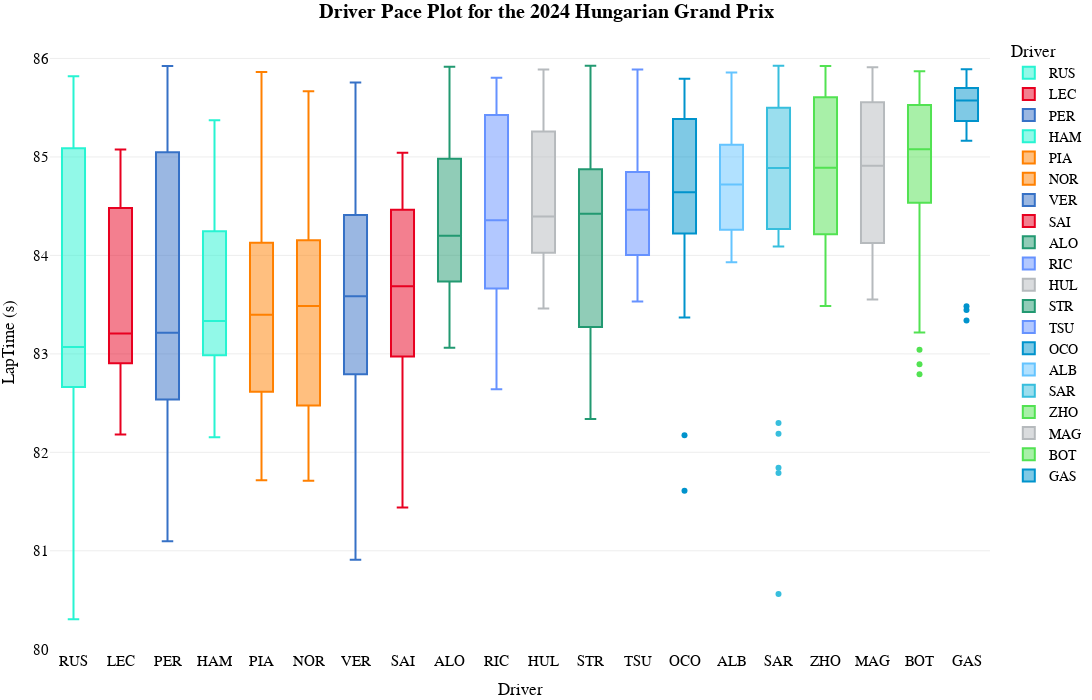

The notebook cell saved with this chart:
### Code cell
fig=px.box(
    transformed_laps.sort_values(by=["median","LapNumber"]),
    x="Driver",
    y="LapTime (s)",
    color='Driver',
    template="xgridoff",
    title="<b>Driver Pace Plot for the {} {}</b>".format(year,gp),
    # palette=team_palette,
    # whiskerprops=dict(color="white"),
    # boxprops=dict(edgecolor="white"),
    # medianprops=dict(color="grey"),
    # capprops=dict(color="white"),
    height=700, width=1200,

color_discrete_map={
                 "ALB": "#64C4FF",
                 "ALO": "#229971",
                 "BOT": "#52e252",
                 "GAS": "#0093cc",
                 "HAM": "#27F4D2",
                 "HUL": "#B6BABD",
                 "LEC": "#E80020",
                 "MAG": "#B6BABD",
                 "NOR": "#FF8000",
                 "OCO": "#0093cc",
                 "PER": "#3671C6",
                 "PIA": "#FF8000",
                 "RIC": "#6692FF",
                 "RUS": "#27F4D2",
                 "SAI": "#E80020",
                 "SAR": "#37BEDD",
                 "STR": "#229971",
                 "TSU": "#6692FF",
                 "VER": "#3671C6",
                 "ZHO": "#52e252"
          }
)
fig.update_traces(opacity=1)
fig.update_layout(
    title_x=0.5,
    hoverlabel=dict(
    bgcolor="white",
    font_size=16,
    font_family="PT Sans Narrow"
    ),
    yaxis = dict(tickfont = dict(size=15)),
    xaxis = dict(tickfont = dict(size=15)),
    font=dict(
        family="PT Sans Narrow",
        size=14,
        color="Black"
    ),
    title_font_family="PT Sans Narrow",
    margin=dict(l=50, r=5, t=35, b=50)
)
fig.show()

### Figure 1 — Plotly figure (JSON) as saved in the notebook; plotly's stock layout.template omitted (floating-point values rounded to 4 significant figures)
{"data": [{"alignmentgroup": "True", "hovertemplate": "Driver=%{x}<br>LapTime (s)=%{y}<extra></extra>", "legendgroup": "RUS", "marker": {"color": "#27F4D2"}, "name": "RUS", "notched": false, "offsetgroup": "RUS", "opacity": 1, "orientation": "v", "showlegend": true, "type": "box", "x": ["RUS", "RUS", "RUS", "RUS", "RUS", "RUS", "RUS", "RUS", "RUS", "RUS", "RUS", "RUS", "RUS", "RUS", "RUS", "RUS", "RUS", "RUS", "RUS", "RUS", "RUS", "RUS", "RUS", "RUS", "RUS", "RUS", "RUS", "RUS", "RUS", "RUS", "RUS", "RUS", "RUS", "RUS", "RUS", "RUS", "RUS", "RUS", "RUS", "RUS", "RUS", "RUS", "RUS", "RUS", "RUS", "RUS", "RUS", "RUS", "RUS", "RUS", "RUS", "RUS", "RUS", "RUS", "RUS", "RUS", "RUS", "RUS", "RUS"], "x0": " ", "xaxis": "x", "y": [84.57, 85.16, 84.84, 85.06, 85.25, 85.09, 85.33, 85.74, 85.21, 85.3, 84.72, 85.09, 84.87, 84.75, 85.19, 85.0, 84.85, 85.41, 85.77, 85.65, 85.82, 84.76, 85.08, 85.41, 82.52, 82.85, 82.83, 82.81, 82.28, 82.21, 82.61, 82.57, 82.91, 82.86, 82.88, 83.34, 83.1, 83.02, 82.69, 82.61, 82.71, 82.92, 85.33, 80.31, 81.02, 81.3, 81.56, 81.71, 82.16, 83, 82.16, 82.19, 82.93, 82.96, 83.07, 82.66, 82.69, 83.58, 84.06], "y0": " ", "yaxis": "y"}, {"alignmentgroup": "True", "hovertemplate": "Driver=%{x}<br>LapTime (s)=%{y}<extra></extra>", "legendgroup": "LEC", "marker": {"color": "#E80020"}, "name": "LEC", "notched": false, "offsetgroup": "LEC", "opacity": 1, "orientation": "v", "showlegend": true, "type": "box", "x": ["LEC", "LEC", "LEC", "LEC", "LEC", "LEC", "LEC", "LEC", "LEC", "LEC", "LEC", "LEC", "LEC", "LEC", "LEC", "LEC", "LEC", "LEC", "LEC", "LEC", "LEC", "LEC", "LEC", "LEC", "LEC", "LEC", "LEC", "LEC", "LEC", "LEC", "LEC", "LEC", "LEC", "LEC", "LEC", "LEC", "LEC", "LEC", "LEC", "LEC", "LEC", "LEC", "LEC", "LEC", "LEC", "LEC", "LEC", "LEC", "LEC", "LEC", "LEC", "LEC", "LEC", "LEC", "LEC", "LEC", "LEC", "LEC", "LEC", "LEC", "LEC", "LEC", "LEC", "LEC", "LEC"], "x0": " ", "xaxis": "x", "y": [85.08, 84.65, 84.55, 84.11, 84.12, 84.03, 84.38, 84.31, 84.6, 84.63, 84.41, 84.64, 84.83, 84.85, 84.89, 84.85, 84.71, 84.62, 84.51, 84.53, 84.47, 83.07, 83.3, 82.89, 82.36, 82.18, 82.7, 82.78, 82.8, 83.07, 83.21, 83.84, 84.12, 84.08, 84.91, 84.45, 82.76, 82.97, 83.19, 83.04, 82.92, 83.38, 83.05, 82.67, 82.73, 82.91, 82.83, 82.83, 82.3, 82.96, 83.02, 84.63, 83.59, 82.57, 82.58, 82.89, 83.12, 82.98, 83.39, 83.06, 83.39, 83.03, 82.87, 83.12, 83.11], "y0": " ", "yaxis": "y"}, {"alignmentgroup": "True", "hovertemplate": "Driver=%{x}<br>LapTime (s)=%{y}<extra></extra>", "legendgroup": "PER", "marker": {"color": "#3671C6"}, "name": "PER", "notched": false, "offsetgroup": "PER", "opacity": 1, "orientation": "v", "showlegend": true, "type": "box", "x": ["PER", "PER", "PER", "PER", "PER", "PER", "PER", "PER", "PER", "PER", "PER", "PER", "PER", "PER", "PER", "PER", "PER", "PER", "PER", "PER", "PER", "PER", "PER", "PER", "PER", "PER", "PER", "PER", "PER", "PER", "PER", "PER", "PER", "PER", "PER", "PER", "PER", "PER", "PER", "PER", "PER", "PER", "PER", "PER", "PER", "PER", "PER", "PER", "PER", "PER", "PER", "PER", "PER", "PER", "PER", "PER", "PER", "PER", "PER", "PER"], "x0": " ", "xaxis": "x", "y": [85.24, 85.05, 84.2, 84.85, 85.01, 85.13, 85.19, 85.92, 85.3, 85.36, 84.88, 85.19, 84.89, 84.83, 85.04, 85.12, 85.19, 85.37, 85.68, 85.55, 85.52, 82.61, 82.82, 82.54, 82.94, 84.42, 82.92, 84.5, 82.2, 82.75, 82.58, 82.91, 82.54, 82.73, 82.92, 82.93, 83.58, 85.88, 81.1, 81.3, 81.6, 81.58, 81.7, 81.58, 81.62, 81.9, 81.94, 82.15, 82.44, 82.64, 82.44, 82.06, 82.89, 83.42, 84.17, 83.17, 83.26, 83.02, 83.52, 83.45], "y0": " ", "yaxis": "y"}, {"alignmentgroup": "True", "hovertemplate": "Driver=%{x}<br>LapTime (s)=%{y}<extra></extra>", "legendgroup": "HAM", "marker": {"color": "#27F4D2"}, "name": "HAM", "notched": false, "offsetgroup": "HAM", "opacity": 1, "orientation": "v", "showlegend": true, "type": "box", "x": ["HAM", "HAM", "HAM", "HAM", "HAM", "HAM", "HAM", "HAM", "HAM", "HAM", "HAM", "HAM", "HAM", "HAM", "HAM", "HAM", "HAM", "HAM", "HAM", "HAM", "HAM", "HAM", "HAM", "HAM", "HAM", "HAM", "HAM", "HAM", "HAM", "HAM", "HAM", "HAM", "HAM", "HAM", "HAM", "HAM", "HAM", "HAM", "HAM", "HAM", "HAM", "HAM", "HAM", "HAM", "HAM", "HAM", "HAM", "HAM", "HAM", "HAM", "HAM", "HAM", "HAM", "HAM", "HAM", "HAM", "HAM", "HAM", "HAM", "HAM", "HAM", "HAM", "HAM", "HAM", "HAM"], "x0": " ", "xaxis": "x", "y": [84.83, 84.68, 84.28, 84.0, 84.15, 84.19, 84.23, 84.37, 84.63, 84.38, 84.39, 84.7, 84.74, 84.56, 83.35, 83.2, 83.33, 83.47, 83.18, 83.62, 83.7, 83.14, 83.33, 83.48, 83.31, 83.34, 83.48, 83.58, 83.53, 84.12, 84.36, 85.12, 84.53, 84.66, 85.37, 84.8, 82.52, 83.07, 83.13, 82.97, 82.94, 83.1, 83.09, 82.91, 82.67, 82.99, 83.02, 82.58, 82.15, 82.59, 83.01, 82.89, 82.24, 82.36, 82.84, 83.18, 83.26, 83.78, 83.1, 83.51, 82.52, 82.84, 82.86, 83.09, 82.95], "y0": " ", "yaxis": "y"}, {"alignmentgroup": "True", "hovertemplate": "Driver=%{x}<br>LapTime (s)=%{y}<extra></extra>", "legendgroup": "PIA", "marker": {"color": "#FF8000"}, "name": "PIA", "notched": false, "offsetgroup": "PIA", "opacity": 1, "orientation": "v", "showlegend": true, "type": "box", "x": ["PIA", "PIA", "PIA", "PIA", "PIA", "PIA", "PIA", "PIA", "PIA", "PIA", "PIA", "PIA", "PIA", "PIA", "PIA", "PIA", "PIA", "PIA", "PIA", "PIA", "PIA", "PIA", "PIA", "PIA", "PIA", "PIA", "PIA", "PIA", "PIA", "PIA", "PIA", "PIA", "PIA", "PIA", "PIA", "PIA", "PIA", "PIA", "PIA", "PIA", "PIA", "PIA", "PIA", "PIA", "PIA", "PIA", "PIA", "PIA", "PIA", "PIA", "PIA", "PIA", "PIA", "PIA", "PIA", "PIA", "PIA", "PIA", "PIA", "PIA", "PIA", "PIA", "PIA", "PIA", "PIA"], "x0": " ", "xaxis": "x", "y": [84.04, 84.4, 84.11, 83.8, 83.85, 84.11, 83.89, 84.21, 84.26, 84.06, 83.89, 83.89, 84.68, 84.3, 84.24, 84.25, 83.6, 83.47, 83.27, 83.1, 83.09, 82.96, 82.65, 82.75, 82.79, 82.7, 83.04, 83.17, 83.4, 85.86, 84.73, 84.56, 84.19, 84.38, 84.17, 84.24, 83.76, 83.95, 84.07, 84.2, 84.03, 84.1, 84.21, 82.39, 81.86, 81.72, 81.86, 82.37, 82.16, 81.86, 82.19, 82.5, 82.43, 82.01, 82.54, 82.06, 82.16, 82.46, 83.06, 82.77, 82.64, 82.62, 83.0, 82.6, 82.93], "y0": " ", "yaxis": "y"}, {"alignmentgroup": "True", "hovertemplate": "Driver=%{x}<br>LapTime (s)=%{y}<extra></extra>", "legendgroup": "NOR", "marker": {"color": "#FF8000"}, "name": "NOR", "notched": false, "offsetgroup": "NOR", "opacity": 1, "orientation": "v", "showlegend": true, "type": "box", "x": ["NOR", "NOR", "NOR", "NOR", "NOR", "NOR", "NOR", "NOR", "NOR", "NOR", "NOR", "NOR", "NOR", "NOR", "NOR", "NOR", "NOR", "NOR", "NOR", "NOR", "NOR", "NOR", "NOR", "NOR", "NOR", "NOR", "NOR", "NOR", "NOR", "NOR", "NOR", "NOR", "NOR", "NOR", "NOR", "NOR", "NOR", "NOR", "NOR", "NOR", "NOR", "NOR", "NOR", "NOR", "NOR", "NOR", "NOR", "NOR", "NOR", "NOR", "NOR", "NOR", "NOR", "NOR", "NOR", "NOR", "NOR", "NOR", "NOR", "NOR", "NOR", "NOR", "NOR", "NOR"], "x0": " ", "xaxis": "x", "y": [84.24, 84.39, 83.63, 83.8, 84.05, 84.08, 84.03, 84.22, 84.51, 84.25, 84.04, 84.34, 84.37, 84.33, 84.3, 83.78, 83.45, 83.66, 83.51, 83.42, 83.35, 83.06, 83.01, 82.87, 82.86, 82.82, 83.32, 83.25, 83.46, 83.99, 84.15, 84.2, 84.1, 84.25, 84.15, 84.19, 84.08, 84.19, 84.0, 84.06, 84.43, 83.29, 81.95, 82.11, 81.71, 81.98, 82.43, 81.89, 81.82, 82.17, 82.17, 82.22, 81.93, 82.22, 81.8, 81.89, 81.88, 82.6, 82.47, 82.48, 82.62, 85.67, 82.86, 84.0], "y0": " ", "yaxis": "y"}, {"alignmentgroup": "True", "hovertemplate": "Driver=%{x}<br>LapTime (s)=%{y}<extra></extra>", "legendgroup": "VER", "marker": {"color": "#3671C6"}, "name": "VER", "notched": false, "offsetgroup": "VER", "opacity": 1, "orientation": "v", "showlegend": true, "type": "box", "x": ["VER", "VER", "VER", "VER", "VER", "VER", "VER", "VER", "VER", "VER", "VER", "VER", "VER", "VER", "VER", "VER", "VER", "VER", "VER", "VER", "VER", "VER", "VER", "VER", "VER", "VER", "VER", "VER", "VER", "VER", "VER", "VER", "VER", "VER", "VER", "VER", "VER", "VER", "VER", "VER", "VER", "VER", "VER", "VER", "VER", "VER", "VER", "VER", "VER", "VER", "VER", "VER", "VER", "VER", "VER", "VER", "VER", "VER", "VER", "VER", "VER", "VER", "VER"], "x0": " ", "xaxis": "x", "y": [84.03, 84.08, 83.98, 84.25, 84.38, 84.29, 84.44, 84.51, 84.37, 84.42, 84.77, 84.75, 84.54, 84.78, 84.69, 84.69, 84.52, 84.5, 82.77, 82.79, 82.78, 82.72, 82.66, 82.76, 82.81, 83.15, 83.42, 83.13, 83.58, 84.28, 85.76, 84.08, 84.49, 85.54, 84.67, 85.0, 83.22, 83.39, 83.39, 83.72, 83.83, 84.0, 84.23, 84.25, 80.91, 81.17, 82.09, 82.29, 82.99, 82.77, 82.63, 82.19, 81.87, 82.48, 82.76, 83.09, 83.76, 82.8, 83.0, 82.83, 83.2, 83.18, 83.25], "y0": " ", "yaxis": "y"}, {"alignmentgroup": "True", "hovertemplate": "Driver=%{x}<br>LapTime (s)=%{y}<extra></extra>", "legendgroup": "SAI", "marker": {"color": "#E80020"}, "name": "SAI", "notched": false, "offsetgroup": "SAI", "opacity": 1, "orientation": "v", "showlegend": true, "type": "box", "x": ["SAI", "SAI", "SAI", "SAI", "SAI", "SAI", "SAI", "SAI", "SAI", "SAI", "SAI", "SAI", "SAI", "SAI", "SAI", "SAI", "SAI", "SAI", "SAI", "SAI", "SAI", "SAI", "SAI", "SAI", "SAI", "SAI", "SAI", "SAI", "SAI", "SAI", "SAI", "SAI", "SAI", "SAI", "SAI", "SAI", "SAI", "SAI", "SAI", "SAI", "SAI", "SAI", "SAI", "SAI", "SAI", "SAI", "SAI", "SAI", "SAI", "SAI", "SAI", "SAI", "SAI", "SAI", "SAI", "SAI", "SAI", "SAI", "SAI", "SAI", "SAI", "SAI", "SAI", "SAI"], "x0": " ", "xaxis": "x", "y": [84.87, 85.04, 84.52, 84.53, 84.05, 84.41, 84.29, 84.61, 84.66, 84.56, 84.99, 84.93, 84.82, 84.88, 85.02, 84.85, 84.77, 84.79, 84.0, 83.71, 84.61, 83.92, 83.23, 82.91, 82.92, 83.02, 82.93, 83.05, 83.27, 83.49, 83.77, 83.78, 83.98, 83.69, 83.56, 84.07, 83.88, 83.65, 83.87, 84.09, 84.12, 84.08, 82.1, 81.56, 81.87, 82.19, 81.44, 81.49, 81.75, 82.23, 82.46, 83.61, 82.28, 82.5, 82.72, 82.87, 83.41, 83.68, 83.39, 83.27, 83.09, 83.1, 83.08, 83.34], "y0": " ", "yaxis": "y"}, {"alignmentgroup": "True", "hovertemplate": "Driver=%{x}<br>LapTime (s)=%{y}<extra></extra>", "legendgroup": "ALO", "marker": {"color": "#229971"}, "name": "ALO", "notched": false, "offsetgroup": "ALO", "opacity": 1, "orientation": "v", "showlegend": true, "type": "box", "x": ["ALO", "ALO", "ALO", "ALO", "ALO", "ALO", "ALO", "ALO", "ALO", "ALO", "ALO", "ALO", "ALO", "ALO", "ALO", "ALO", "ALO", "ALO", "ALO", "ALO", "ALO", "ALO", "ALO", "ALO", "ALO", "ALO", "ALO", "ALO", "ALO", "ALO", "ALO", "ALO", "ALO", "ALO", "ALO", "ALO", "ALO", "ALO", "ALO", "ALO", "ALO", "ALO", "ALO", "ALO", "ALO", "ALO", "ALO", "ALO", "ALO", "ALO", "ALO", "ALO", "ALO", "ALO", "ALO", "ALO", "ALO", "ALO", "ALO"], "x0": " ", "xaxis": "x", "y": [85.85, 84.97, 85.17, 84.63, 84.81, 85.41, 84.94, 85.38, 85.57, 85.64, 84.99, 85.08, 84.81, 85.22, 85.16, 85.9, 85.38, 85.89, 84.7, 83.79, 84.34, 84.32, 84.06, 84.4, 84.71, 84.71, 84.7, 83.58, 83.79, 83.9, 83.46, 84.05, 84.08, 83.63, 83.77, 83.73, 83.88, 83.63, 83.48, 83.43, 83.06, 83.14, 83.17, 83.11, 83.33, 83.33, 83.29, 83.64, 83.75, 84.0, 83.91, 84.2, 84.69, 85.92, 84.58, 84.17, 84.09, 84.08, 85.45], "y0": " ", "yaxis": "y"}, {"alignmentgroup": "True", "hovertemplate": "Driver=%{x}<br>LapTime (s)=%{y}<extra></extra>", "legendgroup": "RIC", "marker": {"color": "#6692FF"}, "name": "RIC", "notched": false, "offsetgroup": "RIC", "opacity": 1, "orientation": "v", "showlegend": true, "type": "box", "x": ["RIC", "RIC", "RIC", "RIC", "RIC", "RIC", "RIC", "RIC", "RIC", "RIC", "RIC", "RIC", "RIC", "RIC", "RIC", "RIC", "RIC", "RIC", "RIC", "RIC", "RIC", "RIC", "RIC", "RIC", "RIC", "RIC", "RIC", "RIC", "RIC", "RIC", "RIC", "RIC", "RIC", "RIC", "RIC", "RIC", "RIC", "RIC", "RIC", "RIC", "RIC", "RIC", "RIC", "RIC", "RIC", "RIC", "RIC", "RIC", "RIC", "RIC", "RIC", "RIC", "RIC", "RIC", "RIC"], "x0": " ", "xaxis": "x", "y": [85.72, 84.71, 85.14, 84.91, 84.81, 85.27, 85.38, 85.67, 85.53, 85.8, 85.63, 85.47, 85.57, 85.4, 85.66, 85.61, 85.25, 85.69, 82.64, 83.1, 83.61, 85.79, 83.83, 83.66, 83.64, 83.69, 84.0, 85.35, 84.05, 84.34, 84.48, 85.18, 83.98, 83.97, 83.84, 83.9, 84.01, 83.64, 83.55, 83.56, 83.44, 83.29, 83.2, 85.43, 83.62, 83.56, 83.47, 83.83, 83.9, 83.92, 84.36, 85.46, 84.85, 84.94, 85.53], "y0": " ", "yaxis": "y"}, {"alignmentgroup": "True", "hovertemplate": "Driver=%{x}<br>LapTime (s)=%{y}<extra></extra>", "legendgroup": "HUL", "marker": {"color": "#B6BABD"}, "name": "HUL", "notched": false, "offsetgroup": "HUL", "opacity": 1, "orientation": "v", "showlegend": true, "type": "box", "x": ["HUL", "HUL", "HUL", "HUL", "HUL", "HUL", "HUL", "HUL", "HUL", "HUL", "HUL", "HUL", "HUL", "HUL", "HUL", "HUL", "HUL", "HUL", "HUL", "HUL", "HUL", "HUL", "HUL", "HUL", "HUL", "HUL", "HUL", "HUL", "HUL", "HUL", "HUL", "HUL", "HUL", "HUL", "HUL", "HUL", "HUL", "HUL", "HUL", "HUL", "HUL", "HUL", "HUL", "HUL", "HUL", "HUL", "HUL", "HUL", "HUL", "HUL", "HUL", "HUL", "HUL"], "x0": " ", "xaxis": "x", "y": [83.51, 84.21, 84.69, 85.0, 84.83, 85.23, 84.98, 84.79, 85.06, 85.28, 85.14, 85.08, 85.89, 85.53, 85.28, 85.31, 85.42, 85.69, 85.82, 85.64, 83.92, 83.77, 84.1, 83.79, 84.05, 84.02, 84.03, 84.21, 84.31, 84.18, 84.04, 84.37, 84.68, 83.61, 84.39, 85.42, 84.11, 83.85, 84.03, 83.88, 83.56, 83.46, 83.6, 83.74, 83.97, 85.02, 84.1, 84.28, 85.49, 85.25, 85.64, 84.97, 85.29], "y0": " ", "yaxis": "y"}, {"alignmentgroup": "True", "hovertemplate": "Driver=%{x}<br>LapTime (s)=%{y}<extra></extra>", "legendgroup": "STR", "marker": {"color": "#229971"}, "name": "STR", "notched": false, "offsetgroup": "STR", "opacity": 1, "orientation": "v", "showlegend": true, "type": "box", "x": ["STR", "STR", "STR", "STR", "STR", "STR", "STR", "STR", "STR", "STR", "STR", "STR", "STR", "STR", "STR", "STR", "STR", "STR", "STR", "STR", "STR", "STR", "STR", "STR", "STR", "STR", "STR", "STR", "STR", "STR", "STR", "STR", "STR", "STR", "STR", "STR", "STR", "STR", "STR", "STR", "STR", "STR", "STR", "STR", "STR", "STR", "STR", "STR", "STR", "STR", "STR", "STR", "STR", "STR", "STR", "STR", "STR", "STR", "STR", "STR"], "x0": " ", "xaxis": "x", "y": [85.93, 85.84, 84.81, 84.4, 84.6, 84.93, 84.76, 84.81, 85.37, 84.32, 85.63, 85.01, 85.12, 84.75, 85.06, 84.81, 85.8, 85.56, 85.74, 84.9, 84.41, 84.18, 84.44, 84.23, 84.74, 84.85, 84.5, 85.8, 84.94, 85.62, 84.33, 84.38, 84.44, 84.46, 84.59, 84.75, 82.84, 82.34, 82.78, 82.63, 83.07, 82.67, 82.83, 82.94, 82.65, 82.79, 82.93, 83.05, 83.02, 83.36, 83.02, 83.58, 83.83, 83.77, 83.18, 83.42, 83.76, 83.79, 84.39, 84.44], "y0": " ", "yaxis": "y"}, {"alignmentgroup": "True", "hovertemplate": "Driver=%{x}<br>LapTime (s)=%{y}<extra></extra>", "legendgroup": "TSU", "marker": {"color": "#6692FF"}, "name": "TSU", "notched": false, "offsetgroup": "TSU", "opacity": 1, "orientation": "v", "showlegend": true, "type": "box", "x": ["TSU", "TSU", "TSU", "TSU", "TSU", "TSU", "TSU", "TSU", "TSU", "TSU", "TSU", "TSU", "TSU", "TSU", "TSU", "TSU", "TSU", "TSU", "TSU", "TSU", "TSU", "TSU", "TSU", "TSU", "TSU", "TSU", "TSU", "TSU", "TSU", "TSU", "TSU", "TSU", "TSU", "TSU", "TSU", "TSU", "TSU", "TSU", "TSU", "TSU", "TSU", "TSU", "TSU", "TSU", "TSU", "TSU", "TSU", "TSU", "TSU", "TSU", "TSU", "TSU", "TSU", "TSU", "TSU", "TSU", "TSU", "TSU", "TSU", "TSU"], "x0": " ", "xaxis": "x", "y": [85.89, 84.55, 84.63, 84.54, 84.69, 84.64, 84.72, 85.31, 85.37, 84.8, 84.9, 85.09, 85.38, 85.26, 85.47, 85.55, 85.26, 85.65, 85.76, 85.79, 83.85, 83.75, 85.2, 84.09, 84.08, 84.67, 85.25, 84.51, 84.63, 84.27, 84.41, 84.34, 84.58, 84.59, 84.58, 84.11, 84.1, 84.69, 84.1, 84.0, 83.83, 83.64, 83.7, 83.56, 83.66, 83.59, 83.53, 83.84, 83.92, 83.79, 83.73, 83.75, 84.01, 84.22, 84.15, 84.06, 84.22, 84.31, 84.34, 84.74], "y0": " ", "yaxis": "y"}, {"alignmentgroup": "True", "hovertemplate": "Driver=%{x}<br>LapTime (s)=%{y}<extra></extra>", "legendgroup": "OCO", "marker": {"color": "#0093cc"}, "name": "OCO", "notched": false, "offsetgroup": "OCO", "opacity": 1, "orientation": "v", "showlegend": true, "type": "box", "x": ["OCO", "OCO", "OCO", "OCO", "OCO", "OCO", "OCO", "OCO", "OCO", "OCO", "OCO", "OCO", "OCO", "OCO", "OCO", "OCO", "OCO", "OCO", "OCO", "OCO", "OCO", "OCO", "OCO", "OCO", "OCO", "OCO", "OCO", "OCO", "OCO", "OCO", "OCO", "OCO", "OCO", "OCO", "OCO", "OCO", "OCO", "OCO", "OCO", "OCO", "OCO", "OCO", "OCO", "OCO", "OCO", "OCO", "OCO", "OCO", "OCO", "OCO", "OCO", "OCO"], "x0": " ", "xaxis": "x", "y": [84.29, 84.61, 85.06, 84.86, 85.04, 85.3, 85.25, 85.74, 85.78, 85.63, 85.24, 85.66, 85.47, 85.52, 85.59, 85.53, 85.46, 85.67, 85.8, 84.94, 84.53, 85.28, 84.11, 84.18, 84.22, 84.43, 84.22, 84.24, 84.24, 84.45, 84.38, 84.18, 84.18, 84.24, 84.1, 84.16, 84.11, 84.06, 85.31, 85.62, 84.48, 84.64, 84.83, 84.86, 84.64, 84.64, 85.14, 85.75, 81.61, 82.17, 84.13, 83.37], "y0": " ", "yaxis": "y"}, {"alignmentgroup": "True", "hovertemplate": "Driver=%{x}<br>LapTime (s)=%{y}<extra></extra>", "legendgroup": "ALB", "marker": {"color": "#64C4FF"}, "name": "ALB", "notched": false, "offsetgroup": "ALB", "opacity": 1, "orientation": "v", "showlegend": true, "type": "box", "x": ["ALB", "ALB", "ALB", "ALB", "ALB", "ALB", "ALB", "ALB", "ALB", "ALB", "ALB", "ALB", "ALB", "ALB", "ALB", "ALB", "ALB", "ALB", "ALB", "ALB", "ALB", "ALB", "ALB", "ALB", "ALB", "ALB", "ALB", "ALB", "ALB", "ALB", "ALB", "ALB", "ALB", "ALB", "ALB", "ALB", "ALB", "ALB", "ALB", "ALB", "ALB", "ALB", "ALB", "ALB", "ALB", "ALB", "ALB", "ALB", "ALB", "ALB", "ALB", "ALB", "ALB", "ALB"], "x0": " ", "xaxis": "x", "y": [84.62, 84.89, 85.11, 84.57, 84.89, 85.38, 85.07, 85.13, 85.5, 85.65, 85.2, 85.39, 85.12, 85.35, 85.59, 85.54, 85.84, 85.86, 83.93, 84.03, 84.03, 84.26, 84.77, 84.43, 84.29, 84.15, 84.25, 84.28, 84.31, 84.05, 84.13, 84.8, 84.79, 84.41, 85.06, 84.67, 84.36, 84.31, 84.19, 84.06, 84.02, 84.0, 83.99, 85.8, 84.45, 84.64, 84.59, 84.15, 85.7, 85.08, 84.97, 84.99, 84.98, 84.86], "y0": " ", "yaxis": "y"}, {"alignmentgroup": "True", "hovertemplate": "Driver=%{x}<br>LapTime (s)=%{y}<extra></extra>", "legendgroup": "SAR", "marker": {"color": "#37BEDD"}, "name": "SAR", "notched": false, "offsetgroup": "SAR", "opacity": 1, "orientation": "v", "showlegend": true, "type": "box", "x": ["SAR", "SAR", "SAR", "SAR", "SAR", "SAR", "SAR", "SAR", "SAR", "SAR", "SAR", "SAR", "SAR", "SAR", "SAR", "SAR", "SAR", "SAR", "SAR", "SAR", "SAR", "SAR", "SAR", "SAR", "SAR", "SAR", "SAR", "SAR", "SAR", "SAR", "SAR", "SAR", "SAR", "SAR", "SAR", "SAR", "SAR", "SAR", "SAR", "SAR", "SAR", "SAR", "SAR", "SAR", "SAR", "SAR", "SAR", "SAR", "SAR", "SAR", "SAR", "SAR"], "x0": " ", "xaxis": "x", "y": [85.07, 84.84, 84.73, 84.73, 84.97, 85.08, 85.43, 85.59, 85.67, 85.61, 85.66, 85.63, 85.47, 85.52, 85.53, 85.31, 85.5, 85.4, 85.93, 85.92, 85.49, 85.44, 85.05, 84.31, 84.24, 84.22, 84.5, 84.32, 84.28, 84.16, 84.36, 84.72, 84.39, 84.46, 84.27, 84.26, 84.17, 84.25, 85.43, 85.59, 84.09, 84.26, 84.49, 85.75, 84.94, 85.0, 85.87, 80.56, 82.3, 82.19, 81.79, 81.84], "y0": " ", "yaxis": "y"}, {"alignmentgroup": "True", "hovertemplate": "Driver=%{x}<br>LapTime (s)=%{y}<extra></extra>", "legendgroup": "ZHO", "marker": {"color": "#52e252"}, "name": "ZHO", "notched": false, "offsetgroup": "ZHO", "opacity": 1, "orientation": "v", "showlegend": true, "type": "box", "x": ["ZHO", "ZHO", "ZHO", "ZHO", "ZHO", "ZHO", "ZHO", "ZHO", "ZHO", "ZHO", "ZHO", "ZHO", "ZHO", "ZHO", "ZHO", "ZHO", "ZHO", "ZHO", "ZHO", "ZHO", "ZHO", "ZHO", "ZHO", "ZHO", "ZHO", "ZHO", "ZHO", "ZHO", "ZHO", "ZHO", "ZHO", "ZHO", "ZHO", "ZHO", "ZHO", "ZHO", "ZHO", "ZHO", "ZHO", "ZHO", "ZHO", "ZHO", "ZHO", "ZHO", "ZHO", "ZHO", "ZHO", "ZHO"], "x0": " ", "xaxis": "x", "y": [84.85, 84.93, 84.74, 84.66, 85.51, 85.37, 85.47, 85.62, 85.88, 85.92, 85.91, 85.39, 85.75, 85.79, 85.52, 85.48, 85.4, 85.7, 85.69, 85.67, 85.59, 83.49, 84.26, 84.37, 84.33, 83.7, 84.22, 84.21, 85.81, 84.07, 83.85, 83.86, 85.9, 84.17, 84.21, 84.09, 84.02, 84.17, 83.99, 84.31, 84.47, 84.77, 85.31, 84.99, 84.72, 84.83, 85.65, 84.97], "y0": " ", "yaxis": "y"}, {"alignmentgroup": "True", "hovertemplate": "Driver=%{x}<br>LapTime (s)=%{y}<extra></extra>", "legendgroup": "MAG", "marker": {"color": "#B6BABD"}, "name": "MAG", "notched": false, "offsetgroup": "MAG", "opacity": 1, "orientation": "v", "showlegend": true, "type": "box", "x": ["MAG", "MAG", "MAG", "MAG", "MAG", "MAG", "MAG", "MAG", "MAG", "MAG", "MAG", "MAG", "MAG", "MAG", "MAG", "MAG", "MAG", "MAG", "MAG", "MAG", "MAG", "MAG", "MAG", "MAG", "MAG", "MAG", "MAG", "MAG", "MAG", "MAG", "MAG", "MAG", "MAG", "MAG", "MAG", "MAG", "MAG", "MAG", "MAG", "MAG", "MAG", "MAG", "MAG", "MAG", "MAG", "MAG", "MAG", "MAG", "MAG", "MAG", "MAG", "MAG", "MAG"], "x0": " ", "xaxis": "x", "y": [85.91, 84.58, 84.85, 85.03, 84.84, 84.66, 85.54, 85.29, 85.34, 85.79, 85.55, 85.68, 85.52, 85.62, 85.35, 85.65, 85.54, 85.41, 85.78, 85.72, 85.61, 85.86, 85.57, 85.42, 84.04, 84.12, 84.19, 84.18, 84.13, 84.13, 83.93, 84.56, 84.42, 84.01, 83.99, 83.84, 83.79, 83.64, 83.55, 83.73, 83.75, 83.89, 84.03, 85.58, 85.84, 84.31, 84.36, 84.65, 85.58, 85.18, 84.91, 84.96, 85.31], "y0": " ", "yaxis": "y"}, {"alignmentgroup": "True", "hovertemplate": "Driver=%{x}<br>LapTime (s)=%{y}<extra></extra>", "legendgroup": "BOT", "marker": {"color": "#52e252"}, "name": "BOT", "notched": false, "offsetgroup": "BOT", "opacity": 1, "orientation": "v", "showlegend": true, "type": "box", "x": ["BOT", "BOT", "BOT", "BOT", "BOT", "BOT", "BOT", "BOT", "BOT", "BOT", "BOT", "BOT", "BOT", "BOT", "BOT", "BOT", "BOT", "BOT", "BOT", "BOT", "BOT", "BOT", "BOT", "BOT", "BOT", "BOT", "BOT", "BOT", "BOT", "BOT", "BOT", "BOT", "BOT", "BOT", "BOT", "BOT", "BOT", "BOT", "BOT", "BOT", "BOT", "BOT", "BOT", "BOT", "BOT", "BOT", "BOT", "BOT", "BOT", "BOT", "BOT", "BOT"], "x0": " ", "xaxis": "x", "y": [84.97, 85.19, 84.88, 85.01, 85.15, 84.97, 85.28, 85.62, 85.16, 84.82, 84.92, 85.46, 85.59, 85.41, 85.66, 85.57, 85.64, 85.78, 85.72, 85.1, 85.59, 85.44, 85.55, 85.61, 83.89, 84.68, 84.83, 84.95, 85.14, 84.97, 85.08, 85.87, 85.39, 83.22, 84.84, 85.51, 83.41, 83.04, 82.79, 82.89, 83.44, 85.77, 85.24, 85.07, 84.44, 84.13, 84.6, 85.59, 84.47, 83.6, 83.46, 83.24], "y0": " ", "yaxis": "y"}, {"alignmentgroup": "True", "hovertemplate": "Driver=%{x}<br>LapTime (s)=%{y}<extra></extra>", "legendgroup": "GAS", "marker": {"color": "#0093cc"}, "name": "GAS", "notched": false, "offsetgroup": "GAS", "opacity": 1, "orientation": "v", "showlegend": true, "type": "box", "x": ["GAS", "GAS", "GAS", "GAS", "GAS", "GAS", "GAS", "GAS", "GAS", "GAS", "GAS", "GAS", "GAS", "GAS", "GAS", "GAS", "GAS", "GAS", "GAS"], "x0": " ", "xaxis": "x", "y": [85.5, 85.89, 85.41, 85.16, 85.54, 85.58, 85.68, 85.35, 85.73, 85.7, 85.71, 85.61, 85.47, 85.57, 85.69, 85.87, 83.45, 83.34, 83.48], "y0": " ", "yaxis": "y"}], "layout": {"boxmode": "overlay", "font": {"color": "Black", "family": "PT Sans Narrow", "size": 14}, "height": 700, "hoverlabel": {"bgcolor": "white", "font": {"family": "PT Sans Narrow", "size": 16}}, "legend": {"title": {"text": "Driver"}, "tracegroupgap": 0}, "margin": {"b": 50, "l": 50, "r": 5, "t": 35}, "title": {"font": {"family": "PT Sans Narrow"}, "text": "<b>Driver Pace Plot for the 2024 Hungarian Grand Prix</b>", "x": 0.5}, "width": 1200, "xaxis": {"anchor": "y", "categoryarray": ["RUS", "LEC", "PER", "HAM", "PIA", "NOR", "VER", "SAI", "ALO", "RIC", "HUL", "STR", "TSU", "OCO", "ALB", "SAR", "ZHO", "MAG", "BOT", "GAS"], "categoryorder": "array", "domain": [0, 1], "tickfont": {"size": 15}, "title": {"text": "Driver"}}, "yaxis": {"anchor": "x", "domain": [0, 1], "tickfont": {"size": 15}, "title": {"text": "LapTime (s)"}}}}
